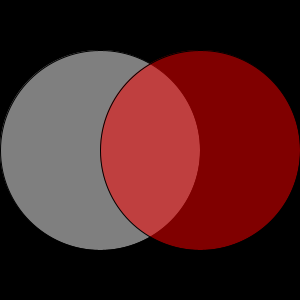
Frame 1 (no input)
Frame 60 (the mouse pressed at the canvas centre just before this capture): identical to frame 1, image omitted
Frame 120 (the mouse held since frame 60 and released just before this capture): identical to frame 1, image omitted

The Processing sketch that drew this single still picture (run headless with seeded random() and noise(); from frame 60 on, the mouse is pressed at the canvas centre):

// Processing sketch: color_HSB
// ── color_HSB.pde
void setup() {
  size(300,300);
  colorMode(HSB,360,100,100);
}

void draw() {
  background(0);
  fill(0,0,50);
  ellipse(width/2-50,height/2,200,200);
  fill(0,100,100,128);
  ellipse(width/2+50,height/2,200,200);
}
